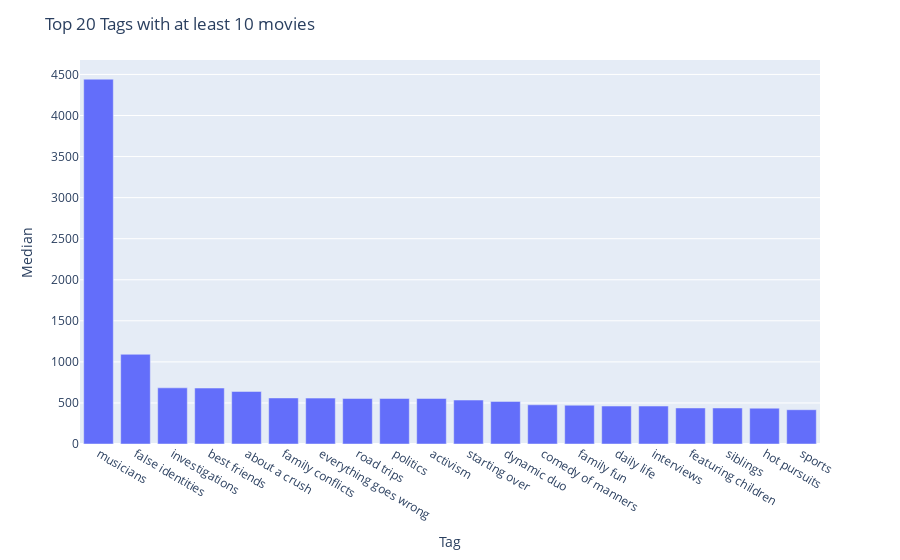

Source (notebook cell):
### Code cell
# Plot the the top 20 tags with at least 10 movies
data = df_tags[df_tags['Count']>10].sort_values('Median',ascending=False)
data = data.iloc[:20]

fig = px.bar(data, x='Tag', y='Median')
fig.update_layout(title_text='Top 20 Tags with at least 10 movies')
fig.show()

### Figure 1 — Plotly figure (JSON) as saved in the notebook; plotly's stock layout.template omitted (floating-point values rounded to 4 significant figures)
{"data": [{"alignmentgroup": "True", "hoverlabel": {"namelength": 0}, "hovertemplate": "Tag=%{x}<br>Median=%{y}", "legendgroup": "", "marker": {"color": "#636efa"}, "name": "", "offsetgroup": "", "orientation": "v", "showlegend": false, "textposition": "auto", "type": "bar", "x": ["musicians", "false identities", "investigations", "best friends", "about a crush", "family conflicts", "everything goes wrong", "road trips", "politics", "activism", "starting over", "dynamic duo", "comedy of manners", "family fun", "daily life", "interviews", "featuring children", "siblings", "hot pursuits", "sports"], "xaxis": "x", "y": [4442.0, 1092.0, 683.9, 681.4, 639.8, 560.9, 558.8, 554.2, 554.2, 554.2, 535.3, 518.5, 477.2, 472.2, 462.1, 461.9, 438.9, 438.5, 436.1, 417.3], "yaxis": "y"}], "layout": {"barmode": "relative", "legend": {"tracegroupgap": 0}, "margin": {"t": 60}, "title": {"text": "Top 20 Tags with at least 10 movies"}, "xaxis": {"anchor": "y", "domain": [0, 1], "title": {"text": "Tag"}}, "yaxis": {"anchor": "x", "domain": [0, 1], "title": {"text": "Median"}}}}
